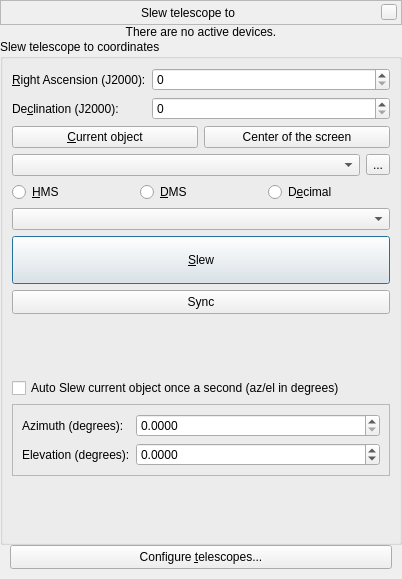
<?xml version="1.0" encoding="UTF-8"?>
<ui version="4.0">
 <class>slewDialog</class>
 <widget class="QWidget" name="slewDialog">
  <property name="geometry">
   <rect>
    <x>0</x>
    <y>0</y>
    <width>402</width>
    <height>579</height>
   </rect>
  </property>
  <property name="sizePolicy">
   <sizepolicy hsizetype="Preferred" vsizetype="Preferred">
    <horstretch>0</horstretch>
    <verstretch>0</verstretch>
   </sizepolicy>
  </property>
  <property name="minimumSize">
   <size>
    <width>400</width>
    <height>0</height>
   </size>
  </property>
  <layout class="QVBoxLayout" name="verticalLayout_4">
   <property name="spacing">
    <number>0</number>
   </property>
   <property name="sizeConstraint">
    <enum>QLayout::SetDefaultConstraint</enum>
   </property>
   <property name="leftMargin">
    <number>0</number>
   </property>
   <property name="topMargin">
    <number>0</number>
   </property>
   <property name="rightMargin">
    <number>0</number>
   </property>
   <property name="bottomMargin">
    <number>0</number>
   </property>
   <item>
    <widget class="BarFrame" name="TitleBar">
     <property name="sizePolicy">
      <sizepolicy hsizetype="Preferred" vsizetype="Preferred">
       <horstretch>0</horstretch>
       <verstretch>0</verstretch>
      </sizepolicy>
     </property>
     <property name="minimumSize">
      <size>
       <width>0</width>
       <height>25</height>
      </size>
     </property>
     <property name="maximumSize">
      <size>
       <width>16777215</width>
       <height>30</height>
      </size>
     </property>
     <property name="focusPolicy">
      <enum>Qt::NoFocus</enum>
     </property>
     <property name="autoFillBackground">
      <bool>false</bool>
     </property>
     <property name="frameShape">
      <enum>QFrame::StyledPanel</enum>
     </property>
     <layout class="QHBoxLayout">
      <property name="spacing">
       <number>6</number>
      </property>
      <property name="leftMargin">
       <number>0</number>
      </property>
      <property name="topMargin">
       <number>0</number>
      </property>
      <property name="rightMargin">
       <number>4</number>
      </property>
      <property name="bottomMargin">
       <number>0</number>
      </property>
      <item>
       <spacer name="leftSpacer">
        <property name="orientation">
         <enum>Qt::Horizontal</enum>
        </property>
        <property name="sizeHint" stdset="0">
         <size>
          <width>40</width>
          <height>20</height>
         </size>
        </property>
       </spacer>
      </item>
      <item>
       <widget class="QLabel" name="stelWindowTitle">
        <property name="text">
         <string>Slew telescope to</string>
        </property>
       </widget>
      </item>
      <item>
       <spacer name="rightSpacer">
        <property name="orientation">
         <enum>Qt::Horizontal</enum>
        </property>
        <property name="sizeHint" stdset="0">
         <size>
          <width>40</width>
          <height>20</height>
         </size>
        </property>
       </spacer>
      </item>
      <item>
       <widget class="QPushButton" name="closeStelWindow">
        <property name="minimumSize">
         <size>
          <width>16</width>
          <height>16</height>
         </size>
        </property>
        <property name="maximumSize">
         <size>
          <width>16</width>
          <height>16</height>
         </size>
        </property>
        <property name="focusPolicy">
         <enum>Qt::NoFocus</enum>
        </property>
        <property name="text">
         <string/>
        </property>
       </widget>
      </item>
     </layout>
    </widget>
   </item>
   <item>
    <widget class="QLabel" name="labelNoTelescopes">
     <property name="sizePolicy">
      <sizepolicy hsizetype="Expanding" vsizetype="Preferred">
       <horstretch>0</horstretch>
       <verstretch>0</verstretch>
      </sizepolicy>
     </property>
     <property name="text">
      <string>There are no active devices.</string>
     </property>
     <property name="alignment">
      <set>Qt::AlignCenter</set>
     </property>
     <property name="textInteractionFlags">
      <set>Qt::NoTextInteraction</set>
     </property>
    </widget>
   </item>
   <item>
    <widget class="QGroupBox" name="groupBoxSlew">
     <property name="sizePolicy">
      <sizepolicy hsizetype="Preferred" vsizetype="Preferred">
       <horstretch>0</horstretch>
       <verstretch>0</verstretch>
      </sizepolicy>
     </property>
     <property name="title">
      <string>Slew telescope to coordinates</string>
     </property>
     <layout class="QVBoxLayout" name="verticalLayout_2">
      <item>
       <widget class="QFrame" name="frameCoordinates">
        <property name="sizePolicy">
         <sizepolicy hsizetype="Preferred" vsizetype="Preferred">
          <horstretch>0</horstretch>
          <verstretch>0</verstretch>
         </sizepolicy>
        </property>
        <layout class="QGridLayout" name="gridLayout">
         <property name="leftMargin">
          <number>0</number>
         </property>
         <property name="topMargin">
          <number>0</number>
         </property>
         <property name="rightMargin">
          <number>0</number>
         </property>
         <property name="bottomMargin">
          <number>0</number>
         </property>
         <item row="0" column="0">
          <widget class="QLabel" name="labelRA">
           <property name="sizePolicy">
            <sizepolicy hsizetype="Minimum" vsizetype="Preferred">
             <horstretch>0</horstretch>
             <verstretch>0</verstretch>
            </sizepolicy>
           </property>
           <property name="text">
            <string>&amp;Right Ascension (J2000):</string>
           </property>
           <property name="buddy">
            <cstring>spinBoxRA</cstring>
           </property>
          </widget>
         </item>
         <item row="1" column="0">
          <widget class="QLabel" name="labelDec">
           <property name="sizePolicy">
            <sizepolicy hsizetype="Minimum" vsizetype="Preferred">
             <horstretch>0</horstretch>
             <verstretch>0</verstretch>
            </sizepolicy>
           </property>
           <property name="text">
            <string>De&amp;clination (J2000):</string>
           </property>
           <property name="buddy">
            <cstring>spinBoxDec</cstring>
           </property>
          </widget>
         </item>
         <item row="1" column="2">
          <widget class="AngleSpinBox" name="spinBoxDec">
           <property name="sizePolicy">
            <sizepolicy hsizetype="Preferred" vsizetype="Fixed">
             <horstretch>0</horstretch>
             <verstretch>0</verstretch>
            </sizepolicy>
           </property>
          </widget>
         </item>
         <item row="0" column="2">
          <widget class="AngleSpinBox" name="spinBoxRA">
           <property name="sizePolicy">
            <sizepolicy hsizetype="Expanding" vsizetype="Fixed">
             <horstretch>0</horstretch>
             <verstretch>0</verstretch>
            </sizepolicy>
           </property>
          </widget>
         </item>
        </layout>
       </widget>
      </item>
      <item>
       <layout class="QHBoxLayout" name="horizontalLayout_2">
        <item>
         <widget class="QPushButton" name="pushButtonCurrent">
          <property name="text">
           <string>&amp;Current object</string>
          </property>
         </widget>
        </item>
        <item>
         <widget class="QPushButton" name="pushButtonCenter">
          <property name="text">
           <string>Center of the screen</string>
          </property>
         </widget>
        </item>
       </layout>
      </item>
      <item>
       <layout class="QVBoxLayout" name="verticalLayout">
        <item>
         <layout class="QHBoxLayout" name="horizontalLayout_3">
          <item>
           <widget class="QComboBox" name="comboBoxStoredPoints"/>
          </item>
          <item>
           <widget class="QToolButton" name="toolButtonStoredPoints">
            <property name="text">
             <string>...</string>
            </property>
           </widget>
          </item>
         </layout>
        </item>
       </layout>
      </item>
      <item>
       <widget class="QFrame" name="frameFormat">
        <property name="sizePolicy">
         <sizepolicy hsizetype="Preferred" vsizetype="Preferred">
          <horstretch>0</horstretch>
          <verstretch>0</verstretch>
         </sizepolicy>
        </property>
        <property name="frameShape">
         <enum>QFrame::NoFrame</enum>
        </property>
        <property name="frameShadow">
         <enum>QFrame::Plain</enum>
        </property>
        <layout class="QHBoxLayout" name="horizontalLayout">
         <property name="spacing">
          <number>6</number>
         </property>
         <property name="leftMargin">
          <number>0</number>
         </property>
         <property name="topMargin">
          <number>0</number>
         </property>
         <property name="rightMargin">
          <number>0</number>
         </property>
         <property name="bottomMargin">
          <number>0</number>
         </property>
         <item>
          <widget class="QRadioButton" name="radioButtonHMS">
           <property name="toolTip">
            <string>Hours-minutes-seconds format</string>
           </property>
           <property name="text">
            <string>&amp;HMS</string>
           </property>
          </widget>
         </item>
         <item>
          <widget class="QRadioButton" name="radioButtonDMS">
           <property name="toolTip">
            <string>Degrees-minutes-seconds format</string>
           </property>
           <property name="text">
            <string>&amp;DMS</string>
           </property>
          </widget>
         </item>
         <item>
          <widget class="QRadioButton" name="radioButtonDecimal">
           <property name="toolTip">
            <string>Decimal degrees</string>
           </property>
           <property name="text">
            <string>D&amp;ecimal</string>
           </property>
          </widget>
         </item>
        </layout>
       </widget>
      </item>
      <item>
       <widget class="QFrame" name="frameTelescope">
        <property name="sizePolicy">
         <sizepolicy hsizetype="Preferred" vsizetype="MinimumExpanding">
          <horstretch>0</horstretch>
          <verstretch>0</verstretch>
         </sizepolicy>
        </property>
        <layout class="QVBoxLayout" name="verticalLayout_3">
         <property name="spacing">
          <number>6</number>
         </property>
         <property name="leftMargin">
          <number>0</number>
         </property>
         <property name="topMargin">
          <number>0</number>
         </property>
         <property name="rightMargin">
          <number>0</number>
         </property>
         <property name="bottomMargin">
          <number>0</number>
         </property>
         <item>
          <widget class="QComboBox" name="comboBoxTelescope">
           <property name="sizePolicy">
            <sizepolicy hsizetype="MinimumExpanding" vsizetype="Fixed">
             <horstretch>0</horstretch>
             <verstretch>0</verstretch>
            </sizepolicy>
           </property>
           <property name="insertPolicy">
            <enum>QComboBox::InsertAlphabetically</enum>
           </property>
          </widget>
         </item>
         <item>
          <widget class="QPushButton" name="pushButtonSlew">
           <property name="minimumSize">
            <size>
             <width>50</width>
             <height>48</height>
            </size>
           </property>
           <property name="text">
            <string>&amp;Slew</string>
           </property>
           <property name="default">
            <bool>true</bool>
           </property>
          </widget>
         </item>
         <item>
          <widget class="QPushButton" name="pushButtonSync">
           <property name="minimumSize">
            <size>
             <width>50</width>
             <height>24</height>
            </size>
           </property>
           <property name="text">
            <string>Sync</string>
           </property>
          </widget>
         </item>
        </layout>
       </widget>
      </item>
      <item>
       <layout class="QVBoxLayout" name="controlWidgetLayout"/>
      </item>
      <item>
       <spacer name="verticalSpacer_2">
        <property name="orientation">
         <enum>Qt::Vertical</enum>
        </property>
        <property name="sizeHint" stdset="0">
         <size>
          <width>20</width>
          <height>40</height>
         </size>
        </property>
       </spacer>
      </item>
      <item>
       <widget class="QCheckBox" name="checkBoxAutoSlew">
        <property name="text">
         <string>Auto Slew current object once a second (az/el in degrees)</string>
        </property>
       </widget>
      </item>
      <item>
       <widget class="QFrame" name="frame">
        <property name="frameShape">
         <enum>QFrame::StyledPanel</enum>
        </property>
        <property name="frameShadow">
         <enum>QFrame::Raised</enum>
        </property>
        <layout class="QFormLayout" name="formLayout">
         <item row="0" column="0">
          <widget class="QLabel" name="azimuthDegreesLabel">
           <property name="minimumSize">
            <size>
             <width>0</width>
             <height>0</height>
            </size>
           </property>
           <property name="text">
            <string>Azimuth (degrees):</string>
           </property>
           <property name="buddy">
            <cstring>azimuthDegreesDoubleSpinBox</cstring>
           </property>
          </widget>
         </item>
         <item row="0" column="1">
          <widget class="QDoubleSpinBox" name="azimuthDegreesDoubleSpinBox">
           <property name="decimals">
            <number>4</number>
           </property>
           <property name="maximum">
            <double>360.000000000000000</double>
           </property>
          </widget>
         </item>
         <item row="1" column="0">
          <widget class="QLabel" name="elevationDegreesLabel">
           <property name="text">
            <string>Elevation (degrees):</string>
           </property>
           <property name="buddy">
            <cstring>elevationDegreesDoubleSpinBox</cstring>
           </property>
          </widget>
         </item>
         <item row="1" column="1">
          <widget class="QDoubleSpinBox" name="elevationDegreesDoubleSpinBox">
           <property name="decimals">
            <number>4</number>
           </property>
           <property name="minimum">
            <double>-90.000000000000000</double>
           </property>
           <property name="maximum">
            <double>90.000000000000000</double>
           </property>
          </widget>
         </item>
        </layout>
       </widget>
      </item>
      <item>
       <spacer name="verticalSpacer">
        <property name="orientation">
         <enum>Qt::Vertical</enum>
        </property>
        <property name="sizeHint" stdset="0">
         <size>
          <width>20</width>
          <height>40</height>
         </size>
        </property>
       </spacer>
      </item>
     </layout>
    </widget>
   </item>
   <item>
    <widget class="QPushButton" name="pushButtonConfigure">
     <property name="sizePolicy">
      <sizepolicy hsizetype="Expanding" vsizetype="Fixed">
       <horstretch>0</horstretch>
       <verstretch>0</verstretch>
      </sizepolicy>
     </property>
     <property name="minimumSize">
      <size>
       <width>0</width>
       <height>34</height>
      </size>
     </property>
     <property name="styleSheet">
      <string notr="true">margin-left:10px;
margin-right:10px;
margin-bottom:10px;</string>
     </property>
     <property name="text">
      <string>Configure &amp;telescopes...</string>
     </property>
    </widget>
   </item>
  </layout>
 </widget>
 <customwidgets>
  <customwidget>
   <class>BarFrame</class>
   <extends>QFrame</extends>
   <header>Dialog.hpp</header>
   <container>1</container>
  </customwidget>
  <customwidget>
   <class>AngleSpinBox</class>
   <extends>QSpinBox</extends>
   <header location="global">AngleSpinBox.hpp</header>
  </customwidget>
 </customwidgets>
 <tabstops>
  <tabstop>spinBoxRA</tabstop>
  <tabstop>spinBoxDec</tabstop>
  <tabstop>radioButtonHMS</tabstop>
  <tabstop>radioButtonDMS</tabstop>
  <tabstop>radioButtonDecimal</tabstop>
  <tabstop>comboBoxTelescope</tabstop>
  <tabstop>pushButtonSlew</tabstop>
  <tabstop>pushButtonConfigure</tabstop>
 </tabstops>
 <resources/>
 <connections/>
</ui>
